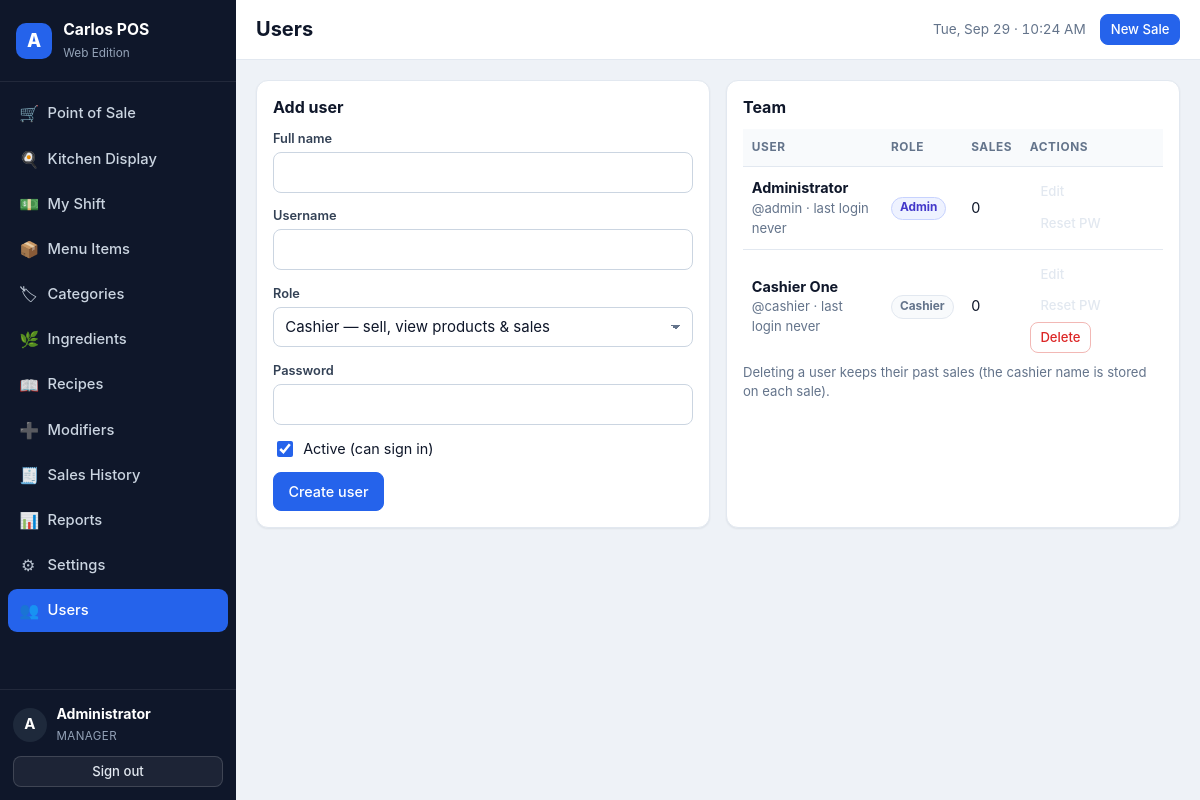
Page /index.php?page=users (signed in) on the earlier database version.
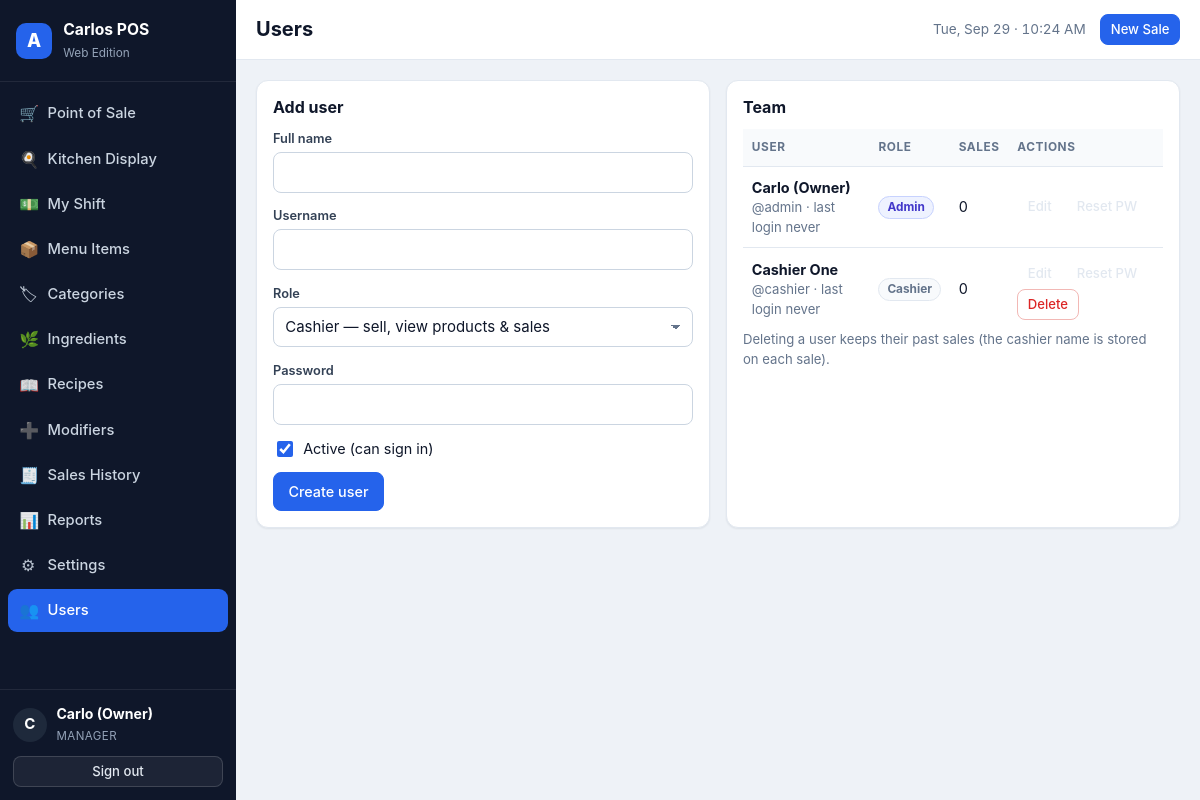
Same page on the later database version.
### tables this page shows
CREATE TABLE IF NOT EXISTS `users` (
  `id`            INT UNSIGNED NOT NULL AUTO_INCREMENT,
  `name`          VARCHAR(100) NOT NULL,
  `username`      VARCHAR(50)  NOT NULL,
  `password_hash` VARCHAR(255) NOT NULL,
  `role`          ENUM('admin','cashier') NOT NULL DEFAULT 'cashier',
  `active`        TINYINT(1)   NOT NULL DEFAULT 1,
  `last_login`    DATETIME NULL DEFAULT NULL,
  `created_at`    DATETIME NOT NULL DEFAULT CURRENT_TIMESTAMP,
  PRIMARY KEY (`id`),
  UNIQUE KEY `uq_users_username` (`username`)
);

### app/helpers.php (called while the page is built, shortened)
<?php
function e($value)
{
    return htmlspecialchars((string) $value, ENT_QUOTES | ENT_SUBSTITUTE, 'UTF-8');
}
function base_url($path = '')
{
    static $base = null;
    if ($base === null) {
        if (BASE_URL !== '') {
            $base = rtrim(BASE_URL, '/');
        } else {
            $script = $_SERVER['SCRIPT_NAME'] ?? '/index.php';
            $dir    = str_replace('\\', '/', dirname($script));
            $base   = ($dir === '/' || $dir === '.') ? '' : rtrim($dir, '/');
        }
    }
    return $base . '/' . ltrim((string) $path, '/');
}
function asset($path)
{
    return base_url('assets/' . ltrim($path, '/'));
}
function is_post()
{
    return ($_SERVER['REQUEST_METHOD'] ?? 'GET') === 'POST';
}
function get($key, $default = '')
{
    return isset($_GET[$key]) ? (is_string($_GET[$key]) ? trim($_GET[$key]) : $_GET[$key]) : $default;
}
function is_logged_in()
{
    return !empty($_SESSION['user_id']);
}
function current_user()
{
    static $user = false;
    if ($user === false) {
        $user = null;
        if (is_logged_in()) {
            $user = db_one('SELECT id, name, username, role, active FROM users WHERE id = ? AND active = 1',
                           [(int) $_SESSION['user_id']]);
        }
    }
    return $user;
}
function require_login()
{
    current_user();
}
function require_admin()
{
    require_login();
    $u = current_user();
}
function initial($name)
{
    $name = trim((string) $name);
    return function_exists('mb_substr')
        ? mb_strtoupper(mb_substr($name, 0, 1))
        : strtoupper(substr($name, 0, 1));
}
function role_label($role)
{
    return $role === 'admin' ? 'Manager' : 'Cashier';
}

### app/controllers/settings.php (called while the page is built, shortened)
<?php
function users_controller()
{
    $action = get('action', 'list');
    $rows = db_all(
        'SELECT u.*, (SELECT COUNT(*) FROM sales s WHERE s.user_id = u.id) AS sale_count
           FROM users u ORDER BY u.role, u.name'
    );
    return [
        'title' => 'Users',
        'rows'  => $rows,
        'edit'  => ((int) get('id', 0)) ? db_one('SELECT * FROM users WHERE id = ?', [(int) get('id')]) : null,
    ];
}

### app/db.php (called while the page is built, shortened)
<?php
function db()
{
    static $pdo = null;
    if ($pdo === null) {
        $dsn = 'mysql:host=' . DB_HOST . ';dbname=' . DB_NAME . ';charset=' . DB_CHARSET;
        $pdo = new PDO($dsn, DB_USER, DB_PASS, [
            PDO::ATTR_ERRMODE            => PDO::ERRMODE_EXCEPTION,
            PDO::ATTR_DEFAULT_FETCH_MODE => PDO::FETCH_ASSOC,
            PDO::ATTR_EMULATE_PREPARES   => false,
        ]);
    }
    return $pdo;
}
function db_all($sql, $params = [])
{
    $st = db()->prepare($sql);
    $st->execute($params);
    return $st->fetchAll();
}
function db_one($sql, $params = [])
{
    $st = db()->prepare($sql);
    $st->execute($params);
    $row = $st->fetch();
    return $row === false ? null : $row;
}

### app/views/users.php (the view, shortened to what the changed rows need)
<div class="grid-2">
  <div class="card">
    <div class="table-wrap">
      <table class="table">
        <thead><tr><th>User</th><th>Role</th><th class="right">Sales</th><th class="right">Actions</th></tr></thead>
        <tbody>
        <?php foreach ($data['rows'] as $u): ?>
          <tr class="<?= $u['active'] ? '' : 'row-voided' ?>">
            <td>
              <strong><?= e($u['name']) ?></strong>
              <div class="muted small">@<?= e($u['username']) ?> · last login <?= e($u['last_login'] ? fmt_date($u['last_login']) : 'never') ?></div>
            </td>
            <td><span class="pill <?= $u['role'] === 'admin' ? 'pill-card' : 'pill-muted' ?>"><?= e(ucfirst($u['role'])) ?></span></td>
            <td class="right"><?= e($u['sale_count']) ?></td>
            <td class="right">
              <a class="btn btn-sm btn-ghost" href="<?= e(base_url('index.php?page=users&action=edit&id=' . $u['id'])) ?>">Edit</a>
              <button class="btn btn-sm btn-ghost" type="button" data-reset-user="<?= e($u['id']) ?>" data-user-name="<?= e($u['name']) ?>">Reset&nbsp;PW</button>
            </td>
          </tr>
        <?php endforeach; ?>
        </tbody>
      </table>
    </div>
  </div>
</div>

### app/views/layout/header.php (shortened to what the changed rows need)
<?php
$user     = $layout === 'app' ? current_user() : null;
$title    = $data['title'] ?? ucfirst($page ?? 'POS');
$navItems = [
    'pos'        => ['Point of Sale',   'cart',    'user'],
    'kitchen'    => ['Kitchen Display', 'kitchen', 'user'],
    'shifts'     => ['My Shift',        'drawer',  'user'],
    'products'   => ['Menu Items',      'box',     'admin'],
    'categories' => ['Categories',      'tag',     'admin'],
    'inventory'  => ['Ingredients',     'leaf',    'admin'],
    'recipes'    => ['Recipes',         'recipe',  'admin'],
    'modifiers'  => ['Modifiers',       'plus',    'admin'],
    'sales'      => ['Sales History',   'receipt', 'admin'],
    'reports'    => ['Reports',         'chart',   'admin'],
    'settings'   => ['Settings',        'gear',    'user'],
    'users'      => ['Users',           'users',   'admin'],
];
?>
<!DOCTYPE html>
<html lang="en">
<head>
<link rel="stylesheet" href="<?= e(asset('css/app.css')) ?>">
</head>
<body class="layout-<?= e($layout) ?><?= $page === 'pos' ? ' page-pos' : '' ?>">
<?php if ($layout === 'app'): ?>
<div class="app-shell">
  <aside class="sidebar" id="sidebar">
    <div class="brand">
      <div class="brand-mark">A</div>
      <div class="brand-text">
        <strong>Carlos POS</strong>
        <span>Web Edition</span>
      </div>
    </div>
    <nav class="nav">
      <?php foreach ($navItems as $key => [$label, $icon, $required]): ?>
        <a class="nav-link<?= $page === $key ? ' active' : '' ?>" href="<?= e(base_url('index.php?page=' . $key)) ?>">
          <span class="ico ico-<?= e($icon) ?>" aria-hidden="true"></span>
          <span class="nav-label"><?= e($label) ?></span>
        </a>
      <?php endforeach; ?>
    </nav>
    <div class="sidebar-foot">
      <div class="who">
        <div class="avatar"><?= e(initial($user['name'])) ?></div>
        <div>
          <strong><?= e($user['name']) ?></strong>
          <span class="role"><?= e(role_label($user['role'])) ?></span>
        </div>
      </div>
      <a class="btn btn-ghost btn-sm" href="<?= e(base_url('index.php?page=logout')) ?>">Sign out</a>
    </div>
  </aside>
  <div class="main">
    <header class="topbar">
      <div class="topbar-title">
        <h1><?= e($title) ?></h1>
      </div>
      <div class="topbar-meta">
        <span class="clock" id="clock"><?= e(date('D, M d · h:i A')) ?></span>
        <a class="btn btn-primary btn-sm" href="<?= e(base_url('index.php?page=pos')) ?>">New Sale</a>
      </div>
    </header>
    <main class="content">
<?php endif; ?>

Differences in the rows shown:
changed users "admin": name "A" → "C"; name "Administrator" → "Carlo (Owner)"
